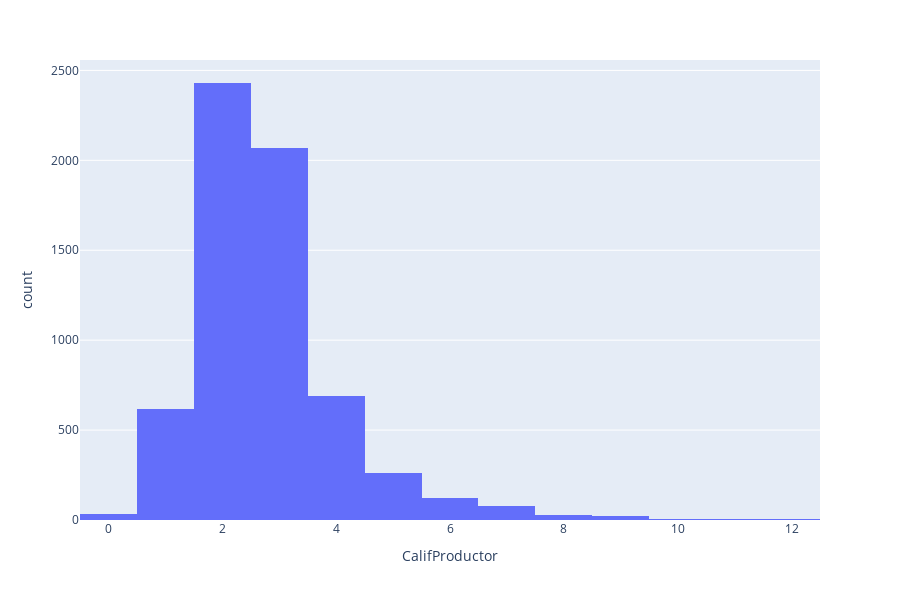

Notebook code cell kept with this figure:
### Code cell
# Histograma de calificación del productor
fig = px.histogram(vinos, x="CalifProductor")
fig.update_layout(width=900, height=600)
fig.show()

### Figure 1 — Plotly figure (JSON) as saved in the notebook; plotly's stock layout.template omitted (floating-point values rounded to 4 significant figures; data arrays with more than 128 entries replaced by an {"elided": "..."} marker saying what was removed)
{"data": [{"alignmentgroup": "True", "bingroup": "x", "hovertemplate": "CalifProductor=%{x}<br>count=%{y}<extra></extra>", "legendgroup": "", "marker": {"color": "#636efa", "pattern": {"shape": ""}}, "name": "", "offsetgroup": "", "orientation": "v", "showlegend": false, "type": "histogram", "x": {"elided": "6365 int values"}, "xaxis": "x", "yaxis": "y"}], "layout": {"barmode": "relative", "height": 600, "legend": {"tracegroupgap": 0}, "margin": {"t": 60}, "width": 900, "xaxis": {"anchor": "y", "domain": [0, 1], "title": {"text": "CalifProductor"}}, "yaxis": {"anchor": "x", "domain": [0, 1], "title": {"text": "count"}}}}
